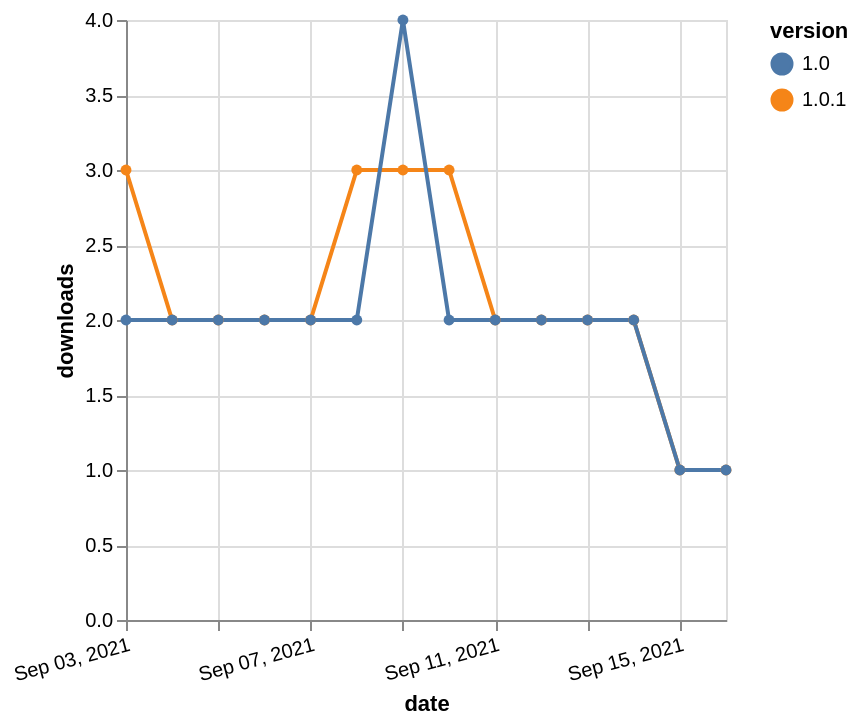

Describe this chart as a Vega-Lite specification.
### Vega-Lite specification from a JSON file in a GitHub repository (floating-point values rounded to 4 significant figures)
{"$schema": "https://vega.github.io/schema/vega-lite/v5.json", "description": "A simple bar chart with embedded data.", "data": {"values": [{"date": "2021-09-03", "total": 184, "delta": 3, "version": "1.0.1"}, {"date": "2021-09-04", "total": 186, "delta": 2, "version": "1.0.1"}, {"date": "2021-09-05", "total": 188, "delta": 2, "version": "1.0.1"}, {"date": "2021-09-06", "total": 190, "delta": 2, "version": "1.0.1"}, {"date": "2021-09-07", "total": 192, "delta": 2, "version": "1.0.1"}, {"date": "2021-09-08", "total": 195, "delta": 3, "version": "1.0.1"}, {"date": "2021-09-09", "total": 198, "delta": 3, "version": "1.0.1"}, {"date": "2021-09-10", "total": 201, "delta": 3, "version": "1.0.1"}, {"date": "2021-09-11", "total": 203, "delta": 2, "version": "1.0.1"}, {"date": "2021-09-12", "total": 205, "delta": 2, "version": "1.0.1"}, {"date": "2021-09-13", "total": 207, "delta": 2, "version": "1.0.1"}, {"date": "2021-09-14", "total": 209, "delta": 2, "version": "1.0.1"}, {"date": "2021-09-15", "total": 210, "delta": 1, "version": "1.0.1"}, {"date": "2021-09-16", "total": 211, "delta": 1, "version": "1.0.1"}, {"date": "2021-09-03", "total": 291, "delta": 2, "version": "1.0"}, {"date": "2021-09-04", "total": 293, "delta": 2, "version": "1.0"}, {"date": "2021-09-05", "total": 295, "delta": 2, "version": "1.0"}, {"date": "2021-09-06", "total": 297, "delta": 2, "version": "1.0"}, {"date": "2021-09-07", "total": 299, "delta": 2, "version": "1.0"}, {"date": "2021-09-08", "total": 301, "delta": 2, "version": "1.0"}, {"date": "2021-09-09", "total": 305, "delta": 4, "version": "1.0"}, {"date": "2021-09-10", "total": 307, "delta": 2, "version": "1.0"}, {"date": "2021-09-11", "total": 309, "delta": 2, "version": "1.0"}, {"date": "2021-09-12", "total": 311, "delta": 2, "version": "1.0"}, {"date": "2021-09-13", "total": 313, "delta": 2, "version": "1.0"}, {"date": "2021-09-14", "total": 315, "delta": 2, "version": "1.0"}, {"date": "2021-09-15", "total": 316, "delta": 1, "version": "1.0"}, {"date": "2021-09-16", "total": 317, "delta": 1, "version": "1.0"}]}, "width": "container", "mark": {"type": "line", "point": {"filled": true}}, "encoding": {"x": {"field": "date", "type": "temporal", "timeUnit": "yearmonthdate", "title": "date", "axis": {"labelAngle": -15}}, "y": {"field": "delta", "type": "quantitative", "title": "downloads"}, "color": {"field": "version", "type": "nominal"}, "tooltip": {"field": "delta"}}}
